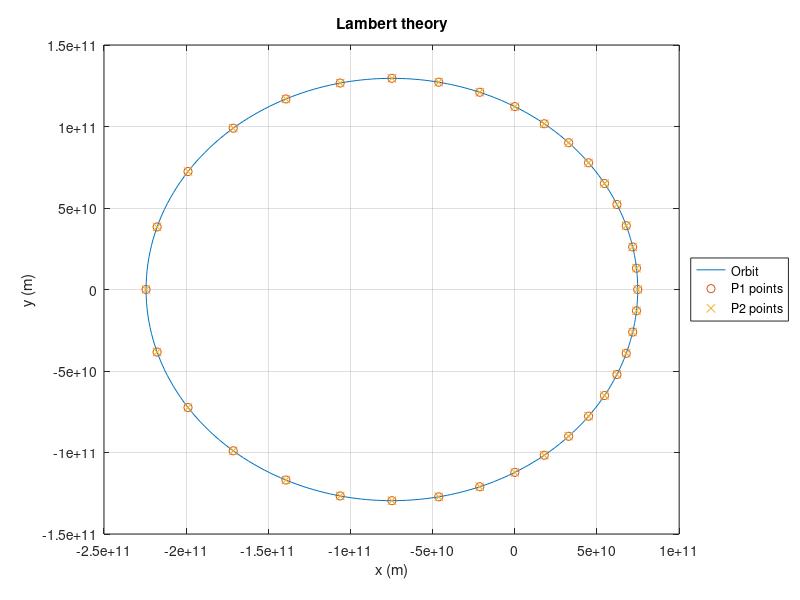

Write MATLAB code to recreate this figure.
% points %la 170-180 180-190
ar=1 %array or single value
p1=[0 ,10,20,30,40,50,60,70,80,90,100,110,120,130,140,150,160,170,180,190,200,210,220,230,240,250,260,270,280,290,300,310,320,330,340,350]
p2=[10,20,30,40,50,60,70,80,90,100,110,120,130,140,150,160,170,180,190,200,210,220,230,240,250,260,270,280,290,300,310,320,330,340,350,360]
%half orbits x4, quarter orbits x6 (2/3 symetric), 4 cases, 4 case alt
T=zeros(length(p1),1);
gktp1=p1*pi/180
gktp2=p2*pi/180

% plot ellipse of orbit
gkt=0:pi/180:2*pi; %theata
a=1.496e11 %semi-major axis
e=0.5 %eccentricity
p=a*(1-e^2)
r=p./(1+e*cos(gkt));
x=r.*cos(gkt);
y=r.*sin(gkt);
plot(x,y)
xlabel('x (m)')
ylabel('y (m)')
title('Lambert theory')
grid on
hold on
G=6.67e-11;
M=1.989e30;
P=sqrt((4*pi*pi*a*a*a)/(G*M)) %peroid
P=P/(60*60*24*365.25) %second to year conversion

% d and r1 and r2
r1=p./(1+e*cos(gktp1))
r2=p./(1+e*cos(gktp2))
d=sqrt(r1.*r1+r2.*r2-2*r1.*r2.*cos(gktp2-gktp1))
f=acos(1-(r1+r2+d)/(2*a))
g=acos(1-(r1+r2-d)/(2*a))
%choose case
i=1;
Ttot=0
while i<=length(p1)
    if (gktp2(i)>=gktp1(i))
        if (gktp1(i)<=pi & gktp2(i)<=pi) | (gktp1(i)>=pi & gktp2(i)>=pi)
            Ta=P/(2*pi)*((f(i)-sin(f(i)))-(g(i)-sin(g(i))))
            T(i)=Ta;
        else
            Tb=P/(2*pi)*(2*pi-(f(i)-sin(f(i)))-(g(i)-sin(g(i))))
            T(i)=Tb;
        end
    elseif (gktp1(i)<=pi & gktp2(i)<=pi) | (gktp1(i)>=pi & gktp2(i)>=pi)
        Tc=P/(2*pi)*(2*pi-(f(i)-sin(f(i)))+(g(i)-sin(g(i))))
        T(i)=Tc;
    else
        Td=P/(2*pi)*((f(i)-sin(f(i)))+(g(i)-sin(g(i))))
        T(i)=Td;
    end
    Ttot=Ttot+T(i);
    i=i+1;
end
if ar==1 %matches the opposite halves to orbit to see is they give P (as long as next to each other in array)
    j=1;
    while j<=length(p1)
        TT=T(j)+T(j+1)
        j=j+2;
    end
end
Pyr=P
%plot points
r11=p./(1+e*cos(gktp1));
r22=p./(1+e*cos(gktp2));
x1=r11.*cos(gktp1);
x2=r22.*cos(gktp2);
y1=r11.*sin(gktp1);
y2=r22.*sin(gktp2);
plot(x1,y1,'o',x2,y2,'x')
legend('Orbit','P1 points','P2 points','Location','Eastoutside')
hold off
Ttot